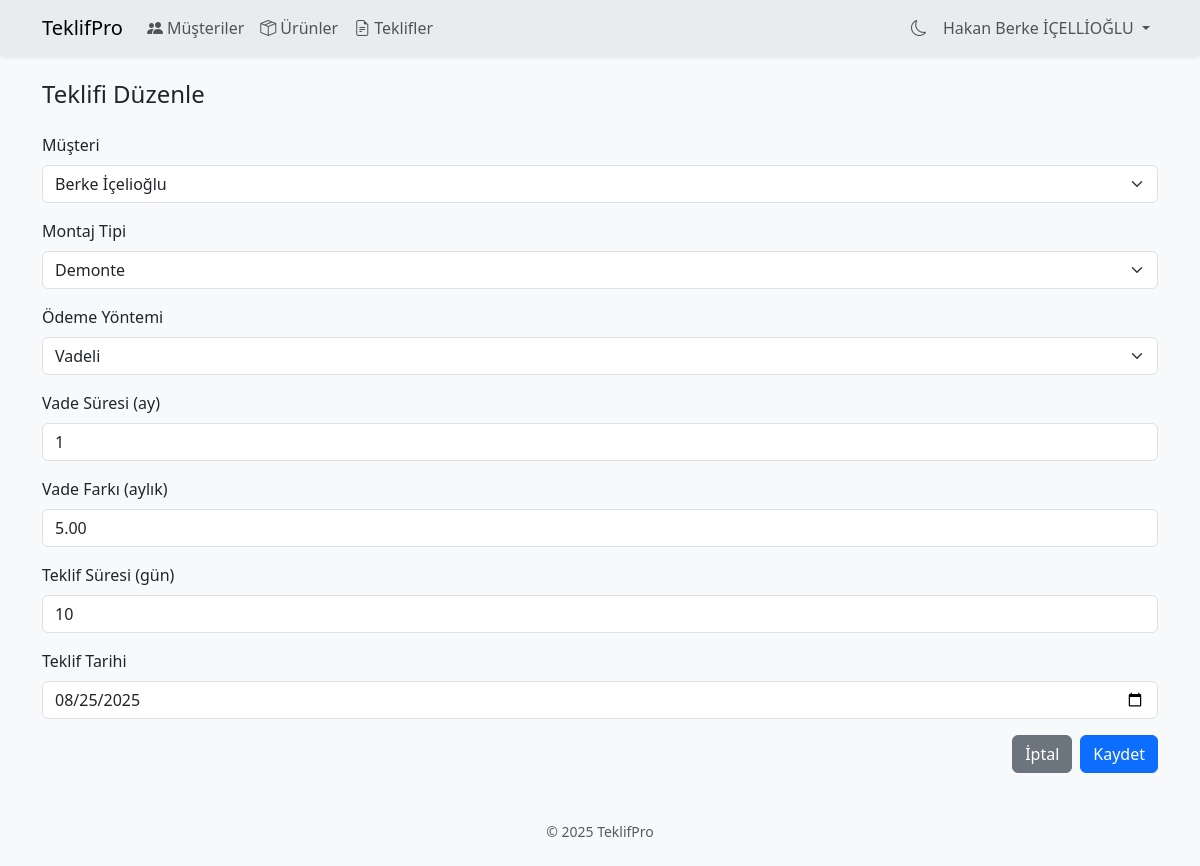
Screenshot of /quotation_edit.php?id=13 (signed in) with the database file from the repository.
### tables this page shows
CREATE TABLE `generaloffers` (
  `id` int(11) NOT NULL,
  `quote_no` varchar(50) DEFAULT NULL,
  `customer_id` int(11) DEFAULT NULL,
  `company_id` int(11) DEFAULT NULL,
  `offer_date` date DEFAULT NULL,
  `assembly_type` varchar(100) DEFAULT NULL,
  `delivery_time` varchar(100) DEFAULT NULL,
  `payment_method` varchar(100) DEFAULT NULL,
  `validity_days` int(11) DEFAULT NULL,
  `installment_term` varchar(100) DEFAULT NULL,
  `payment_type` enum('cash','installment') NOT NULL DEFAULT 'cash',
  `term_months` int(11) DEFAULT NULL,
  `interest_mode` enum('percent','fixed') DEFAULT NULL,
  `interest_value` decimal(12,2) DEFAULT NULL,
  `interest_amount` decimal(12,2) DEFAULT NULL,
  `total_with_interest` decimal(12,2) DEFAULT NULL,
  `monthly_installment` decimal(12,2) DEFAULT NULL,
  `grace_days` int(11) DEFAULT 0,
  `payment_term` varchar(100) DEFAULT NULL,
  `offer_validity` varchar(100) DEFAULT NULL,
  `maturity_period` varchar(100) DEFAULT NULL,
  `discount_rate` decimal(5,2) DEFAULT NULL,
  `discount_amount` decimal(10,2) DEFAULT NULL,
  `vat_rate` decimal(5,2) DEFAULT NULL,
  `vat_amount` decimal(10,2) DEFAULT NULL,
  `total_amount` decimal(15,2) DEFAULT NULL,
  `profit_percent` decimal(5,2) DEFAULT NULL,
  `profit_amount` decimal(15,2) DEFAULT NULL,
  `status` varchar(20) NOT NULL DEFAULT 'pending',
  `approval_token` varchar(64) DEFAULT NULL,
  `approved_at` datetime DEFAULT NULL,
  `note` text DEFAULT NULL
);

CREATE TABLE `customers` (
  `id` int(11) NOT NULL,
  `first_name` varchar(255) NOT NULL,
  `last_name` varchar(255) DEFAULT NULL,
  `company_name` varchar(255) DEFAULT NULL,
  `company` varchar(255) DEFAULT NULL,
  `email` varchar(255) DEFAULT NULL,
  `phone` varchar(50) DEFAULT NULL,
  `address` text DEFAULT NULL,
  `tax_number` varchar(255) DEFAULT NULL,
  `tax_office` varchar(255) DEFAULT NULL,
  `city` varchar(255) DEFAULT NULL,
  `country` varchar(255) DEFAULT NULL,
  `notes` text DEFAULT NULL
);

### quotation_edit.php (the view, shortened to what this page needs)
<?php
require __DIR__ . '/header.php';
require __DIR__ . '/components/page_header.php';
function e(?string $v): string { return htmlspecialchars($v ?? '', ENT_QUOTES, 'UTF-8'); }
$assemblyTypes = [
    'demonte' => 'Demonte',
    'musteri' => 'Müşteri Montajlı',
    'bayi'    => 'Bayi Montajlı',
];
$paymentLabels = [
    'cash'          => 'Peşin',
    'bank_transfer' => 'Havale/EFT',
    'credit_card'   => 'Kredi Kartı',
    'installment'   => 'Taksitli',
    'vadeli'        => 'Vadeli',
    'other'         => 'Diğer',
];
$id = filter_input(INPUT_GET, 'id', FILTER_VALIDATE_INT);
$stmt = $pdo->prepare('SELECT * FROM generaloffers WHERE id = :id');
$stmt->execute([':id' => $id]);
$offer = $stmt->fetch();
$customers = $pdo->query('SELECT id, first_name, last_name, company_name AS company FROM customers ORDER BY first_name')->fetchAll();
$errors = [];
?>
<form method="post" novalidate>
  <div class="mb-3">
    <label class="form-label">Müşteri</label>
    <select name="customer_id" class="form-select <?= isset($errors['customer_id'])?'is-invalid':'' ?>" required>
      <?php foreach ($customers as $c): $label = trim(($c['first_name'] ?? '') . ' ' . ($c['last_name'] ?? '')); if (!empty($c['company'])) $label .= ' (' . $c['company'] . ')'; ?>
      <option value="<?= (int)$c['id'] ?>" <?= ((int)$offer['customer_id'] === (int)$c['id'])?'selected':'' ?>><?= e($label) ?></option>
      <?php endforeach; ?>
    </select>
  </div>
  <div class="mb-3">
    <label class="form-label">Montaj Tipi</label>
    <select name="assembly_type" class="form-select <?= isset($errors['assembly_type'])?'is-invalid':'' ?>" required>
      <?php foreach ($assemblyTypes as $key=>$label): ?>
      <option value="<?= e($key) ?>" <?= $offer['assembly_type']===$key?'selected':'' ?>><?= e($label) ?></option>
      <?php endforeach; ?>
    </select>
  </div>
  <div class="mb-3">
    <label class="form-label">Ödeme Yöntemi</label>
    <select name="payment_method" class="form-select <?= isset($errors['payment_method'])?'is-invalid':'' ?>" required>
      <?php foreach ($paymentLabels as $key=>$label): ?>
      <option value="<?= e($key) ?>" <?= $offer['payment_method']===$key?'selected':'' ?>><?= e($label) ?></option>
      <?php endforeach; ?>
    </select>
  </div>
  <div class="mb-3 vadeli-fields" style="display:none;">
    <label class="form-label">Vade Süresi (ay)</label>
    <input type="number" min="1" name="term_months" class="form-control <?= isset($errors['term_months'])?'is-invalid':'' ?>" value="<?= e($offer['term_months'] !== null ? (string)(int)$offer['term_months'] : '') ?>">
  </div>
  <div class="mb-3 vadeli-fields" style="display:none;">
    <label class="form-label">Vade Farkı (aylık)</label>
    <input type="number" step="0.01" name="interest_value" class="form-control <?= isset($errors['interest_value'])?'is-invalid':'' ?>" value="<?= e($offer['interest_value']) ?>">
  </div>
  <div class="mb-3">
    <label class="form-label">Teklif Süresi (gün)</label>
    <input type="number" min="1" max="365" name="validity_days" class="form-control <?= isset($errors['validity_days'])?'is-invalid':'' ?>" value="<?= e($offer['validity_days'] !== null ? (string)(int)$offer['validity_days'] : '') ?>" placeholder="örn. 15">
  </div>
  <div class="mb-3">
    <label class="form-label">Teklif Tarihi</label>
    <input type="date" name="offer_date" class="form-control <?= isset($errors['offer_date'])?'is-invalid':'' ?>" value="<?= e($offer['offer_date']) ?>" required>
  </div>
  <div class="d-flex justify-content-end gap-2">
    <a href="quotation_view.php?id=<?= (int)$id ?>" class="btn btn-secondary">İptal</a>
    <button type="submit" class="btn btn-primary">Kaydet</button>
  </div>
</form>
<?php require __DIR__ . '/footer.php'; ?>

### assets/app.css (style rules this page uses)
:root { --color-bg: #f8f9fa; --color-text: #212529; --color-primary: #0d6efd; --color-secondary: #6c757d; --color-danger: #dc3545; --radius: .5rem; --shadow: 0 .125rem .25rem rgba(0,0,0,.075); --spacer-1: .5rem; --spacer-2: .75rem; --spacer-3: 1rem; --spacer-4: 1.5rem; }
body { background: var(--color-bg); color: var(--color-text); }
input[type=number], .form-control[type=number] { text-align: left !important; }

### rows the page displays
generaloffers: customer_id "Berke İçelioğlu", assembly_type "Demonte", payment_method "Vadeli", term_months "1", interest_value "5.00", validity_days "10", offer_date "08/25/2025"

### other values shown
$userName "Hakan Berke İÇELLİOĞLU"
$title "Teklifi Düzenle"
